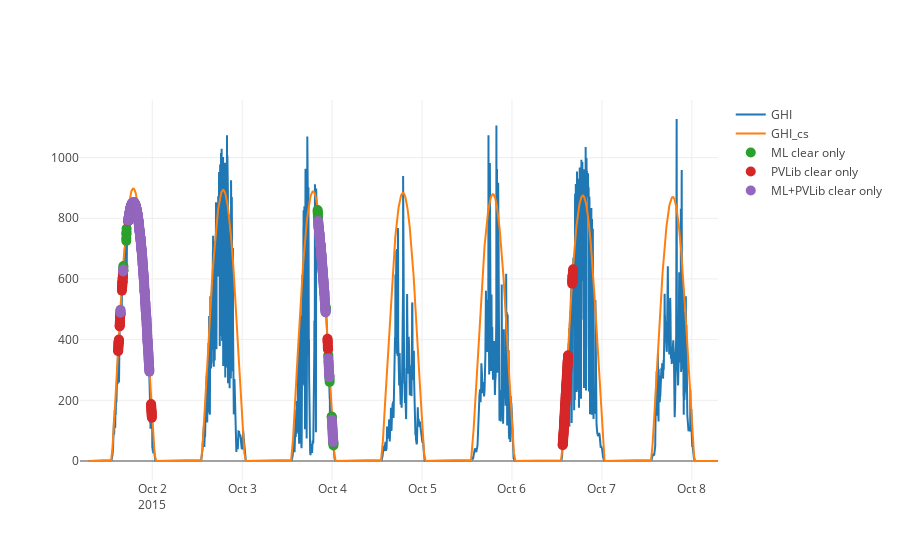

Notebook source saved alongside this figure:
### Code cell
vis.show()

### Figure 1 — Plotly figure (JSON) as saved in the notebook; plotly's stock layout.template omitted (floating-point values rounded to 4 significant figures; data arrays with more than 128 entries replaced by an {"elided": "..."} marker saying what was removed)
{"data": [{"name": "GHI", "type": "scatter", "x": {"elided": "10080 str values"}, "y": {"elided": "10080 float values"}}, {"name": "GHI_cs", "type": "scatter", "x": {"elided": "10080 str values"}, "y": {"elided": "10080 float values"}}, {"marker": {"size": 10}, "mode": "markers", "name": "ML clear only", "type": "scatter", "x": ["2015-10-01 15:33:00", "2015-10-01 15:34:00", "2015-10-01 16:16:00", "2015-10-01 16:17:00", "2015-10-01 16:18:00", "2015-10-01 16:19:00", "2015-10-01 17:04:00", "2015-10-01 17:05:00", "2015-10-01 17:06:00", "2015-10-01 17:07:00", "2015-10-01 17:08:00", "2015-10-01 17:09:00", "2015-10-03 20:08:00", "2015-10-03 20:09:00", "2015-10-03 20:10:00", "2015-10-03 20:11:00", "2015-10-03 20:12:00", "2015-10-03 20:13:00", "2015-10-03 20:14:00", "2015-10-03 20:15:00", "2015-10-03 20:16:00", "2015-10-03 22:17:00", "2015-10-03 22:18:00", "2015-10-03 22:19:00", "2015-10-03 22:20:00", "2015-10-03 22:59:00", "2015-10-03 23:00:00", "2015-10-03 23:18:00", "2015-10-03 23:19:00", "2015-10-03 23:20:00", "2015-10-03 23:53:00", "2015-10-03 23:54:00", "2015-10-03 23:55:00", "2015-10-03 23:56:00", "2015-10-04 00:19:00", "2015-10-04 00:20:00", "2015-10-04 00:21:00", "2015-10-04 00:22:00"], "y": [486.4, 485.6, 625.5, 638.7, 642.9, 628.3, 733.8, 725.5, 749.1, 748.0, 756.2, 766.2, 827.5, 823.8, 819.0, 815.0, 810.9, 805.8, 801.5, 798.8, 794.4, 496.6, 505.3, 504.8, 500.5, 349.5, 343.8, 273.6, 267.3, 260.3, 146.9, 144.9, 142.8, 135.8, 60.73, 59.09, 57.39, 51.05]}, {"marker": {"size": 10}, "mode": "markers", "name": "PVLib clear only", "type": "scatter", "x": {"elided": "174 str values"}, "y": {"elided": "174 float values"}}, {"marker": {"size": 10}, "mode": "markers", "name": "ML+PVLib clear only", "type": "scatter", "x": {"elided": "504 str values"}, "y": {"elided": "504 float values"}}], "layout": {}}
